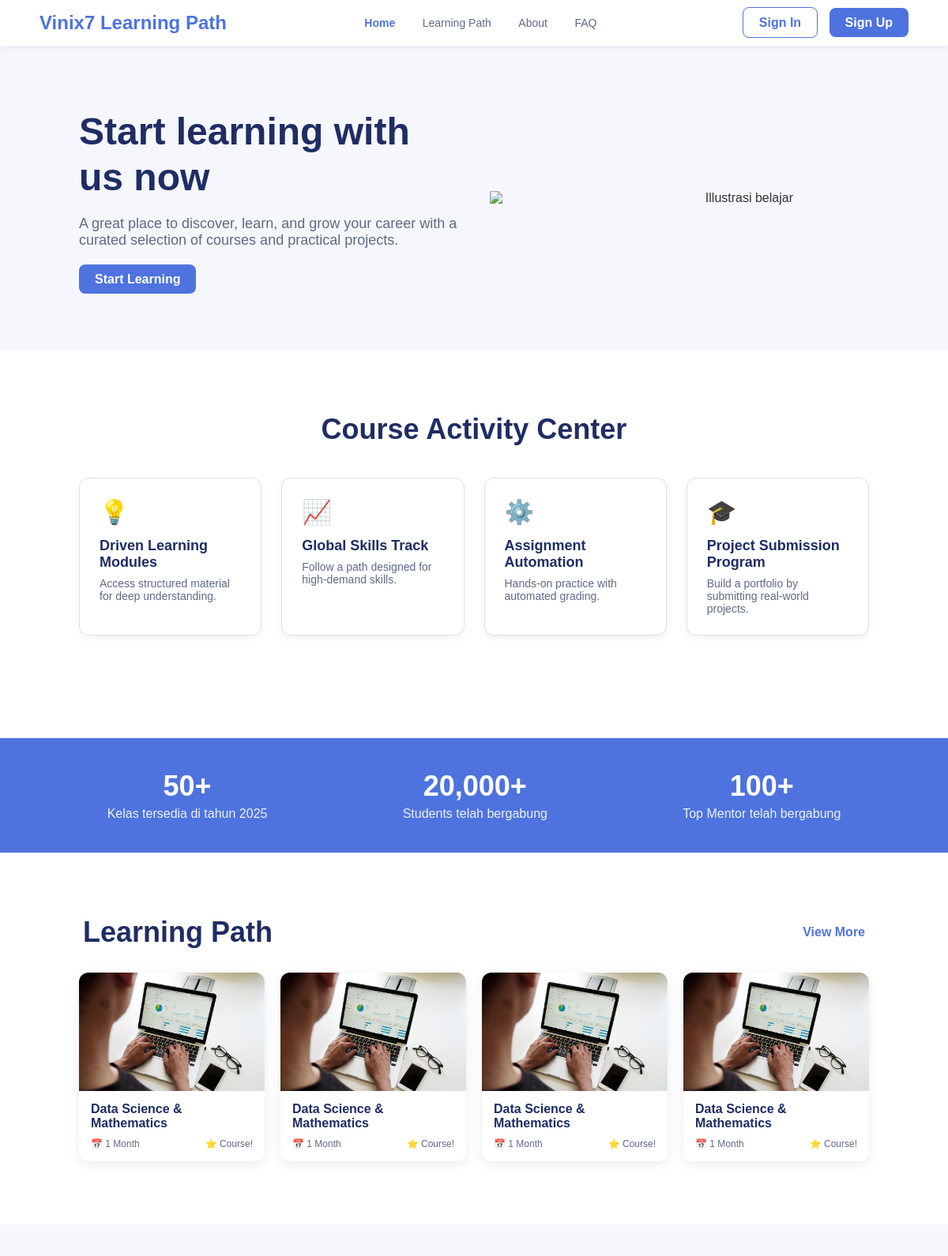
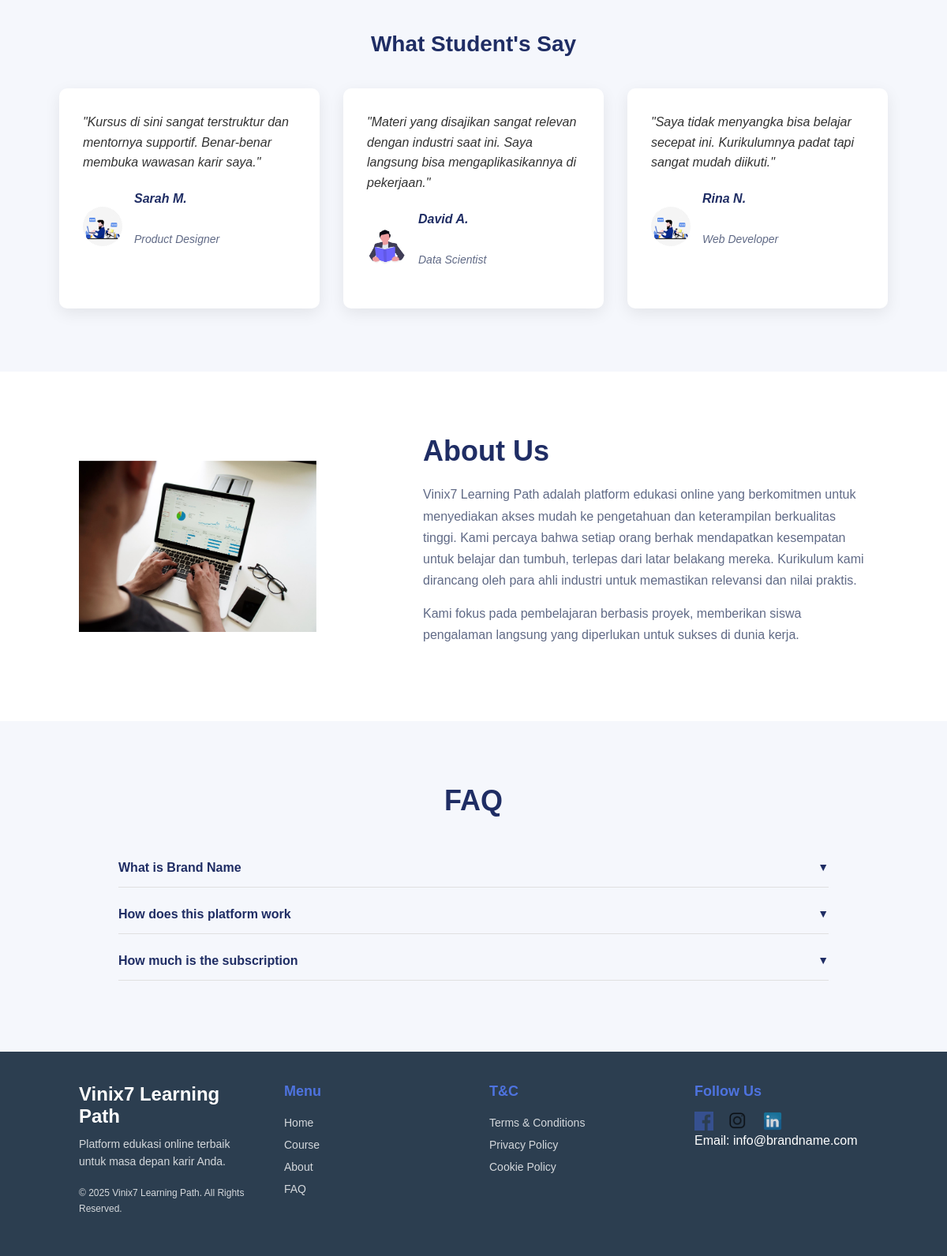
The page / on the database its author committed (2 pictures, top to bottom).
### tables this page shows
CREATE TABLE `faq` (
  `id_faq` int(11) NOT NULL,
  `questions` varchar(255) NOT NULL,
  `answer` varchar(255) NOT NULL
);

### index.php (the view, shortened to what this page needs)
<?php
require_once 'config.php';
$faq_query = "SELECT * FROM faq ORDER BY id_faq ASC";
$faq_result = mysqli_query($conn, $faq_query);
?>
<!DOCTYPE html>
<html lang="id">
<head>
    <link rel="stylesheet" href="landing.css">
</head>
<body>
<div class="navbar">
    <div class="brand">Vinix7 Learning Path</div>
    <div class="nav-menu">
        <a href="#home" class="active">Home</a>
        <a href="#courses">Learning Path</a>
        <a href="#about">About</a>
        <a href="#faq">FAQ</a>
    </div>
    <div class="nav-links">
        <?php if (isset($_SESSION['user_id'])): ?>
            <a href="dashboard.php" class="btn btn-secondary">Dashboard</a>
            <a href="logout.php" class="btn btn-primary">Logout</a>
        <?php else: ?>
            <a href="login.php" class="btn btn-secondary">Sign In</a>
            <a href="register.php" class="btn btn-primary">Sign Up</a>
        <?php endif; ?>
    </div>
</div>
<section class="hero" id="home">
    <div class="hero-content">
        <h1>Start learning with us now</h1>
        <p>A great place to discover, learn, and grow your career with a curated selection of courses and practical projects.</p>
        <a href="#courses" class="btn btn-primary">Start Learning</a>
    </div>
    <div class="hero-illustration">
        <img src="assets/images/learn.svg" alt="Illustrasi belajar" style="max-width: 80%;">
    </div>
</section>
<section class="course-activity-center" id="courses">
    <h2>Course Activity Center</h2>
    <div class="activity-grid">
        <div class="activity-item">
            <span class="icon">💡</span>
            <h3>Driven Learning Modules</h3>
            <p>Access structured material for deep understanding.</p>
        </div>
        <div class="activity-item">
            <span class="icon">📈</span>
            <h3>Global Skills Track</h3>
            <p>Follow a path designed for high-demand skills.</p>
        </div>
        <div class="activity-item">
            <span class="icon">⚙️</span>
            <h3>Assignment Automation</h3>
            <p>Hands-on practice with automated grading.</p>
        </div>
        <div class="activity-item">
            <span class="icon">🎓</span>
            <h3>Project Submission Program</h3>
            <p>Build a portfolio by submitting real-world projects.</p>
        </div>
    </div>
</section>
<section class="highlights-bar">
    <div class="highlight-item">
        <h3>50+</h3>
        <p>Kelas tersedia di tahun 2025</p>
    </div>
    <div class="highlight-item">
        <h3>20,000+</h3>
        <p>Students telah bergabung</p>
    </div>
    <div class="highlight-item">
        <h3>100+</h3>
        <p>Top Mentor telah bergabung</p>
    </div>
</section>
<section class="learning-path">
    <div class="path-header">
        <h2>Learning Path</h2>
        <a href="#" class="view-more">View More</a>
    </div>
    <div class="path-grid">
        <div class="path-card">
            <img src="assets/images/unnamed.jpg" alt="Course Thumbnail">
            <h4>Data Science & Mathematics</h4>
            <div class="path-meta">
                <span>📅 1 Month</span>
                <span>⭐ Course!</span>
            </div>
        </div>
        <div class="path-card">
            <img src="assets/images/unnamed.jpg" alt="Course Thumbnail">
            <h4>Data Science & Mathematics</h4>
            <div class="path-meta">
                <span>📅 1 Month</span>
                <span>⭐ Course!</span>
            </div>
        </div>
        <div class="path-card">
            <img src="assets/images/unnamed.jpg" alt="Course Thumbnail">
            <h4>Data Science & Mathematics</h4>
            <div class="path-meta">
                <span>📅 1 Month</span>
                <span>⭐ Course!</span>
            </div>
        </div>
        <div class="path-card">
            <img src="assets/images/unnamed.jpg" alt="Course Thumbnail">
            <h4>Data Science & Mathematics</h4>
            <div class="path-meta">
                <span>📅 1 Month</span>
                <span>⭐ Course!</span>
            </div>
        </div>
    </div>
</section>
<section class="testimonials">
    <h3>What Student's Say</h3>
    <div class="testimonial-grid">
        <div class="testimonial-card">
            <p>"Kursus di sini sangat terstruktur dan mentornya supportif. Benar-benar membuka wawasan karir saya."</p>
            <div class="student-info">
                <img src="assets/images/study2.png" alt="Avatar">
                <p><strong>Sarah M.</strong><br><span>Product Designer</span></p>
            </div>
        </div>
        <div class="testimonial-card">
            <p>"Materi yang disajikan sangat relevan dengan industri saat ini. Saya langsung bisa mengaplikasikannya di pekerjaan."</p>
            <div class="student-info">
                <img src="assets/images/study.png" alt="Avatar">
                <p><strong>David A.</strong><br><span>Data Scientist</span></p>
            </div>
        </div>
        <div class="testimonial-card">
            <p>"Saya tidak menyangka bisa belajar secepat ini. Kurikulumnya padat tapi sangat mudah diikuti."</p>
            <div class="student-info">
                <img src="assets/images/study2.png" alt="Avatar">
                <p><strong>Rina N.</strong><br><span>Web Developer</span></p>
            </div>
        </div>
    </div>
</section>
<section class="about-us" id="about">
    <div class="about-illustration">
        <img src="assets/images/unnamed.jpg" alt="About Us Illustration">
    </div>
    <div class="about-content">
        <h2>About Us</h2>
        <p>Vinix7 Learning Path adalah platform edukasi online yang berkomitmen untuk menyediakan akses mudah ke pengetahuan dan keterampilan berkualitas tinggi. Kami percaya bahwa setiap orang berhak mendapatkan kesempatan untuk belajar dan tumbuh, terlepas dari latar belakang mereka. Kurikulum kami dirancang oleh para ahli industri untuk memastikan relevansi dan nilai praktis.</p>
        <p>Kami fokus pada pembelajaran berbasis proyek, memberikan siswa pengalaman langsung yang diperlukan untuk sukses di dunia kerja.</p>
    </div>
</section>
<section class="faq" id="faq">
    <h2>FAQ</h2>
    <?php if(mysqli_num_rows($faq_result) > 0): ?>
        <?php while($faq = mysqli_fetch_assoc($faq_result)): ?>
            <div class="faq-item">
                <details>
                    <summary><?php echo htmlspecialchars($faq['questions']); ?></summary>
                </details>
            </div>
        <?php endwhile; ?>
    <?php endif; ?>
</section>
<footer>
    <div class="footer-grid">
        <div class="footer-col brand-info">
            <div class="brand-footer">Vinix7 Learning Path</div>
            <p>Platform edukasi online terbaik untuk masa depan karir Anda.</p>
            <p class="copyright">&copy; 2025 Vinix7 Learning Path. All Rights Reserved.</p>
        </div>
        <div class="footer-col links">
            <h4>Menu</h4>
            <ul>
                <li><a href="#home">Home</a></li>
                <li><a href="#courses">Course</a></li>
                <li><a href="#about">About</a></li>
                <li><a href="#faq">FAQ</a></li>
            </ul>
        </div>
        <div class="footer-col links">
            <h4>T&C</h4>
            <ul>
                <li><a href="#">Terms & Conditions</a></li>
                <li><a href="#">Privacy Policy</a></li>
                <li><a href="#">Cookie Policy</a></li>
            </ul>
        </div>
        <div class="footer-col social">
            <h4>Follow Us</h4>
            <div class="social-icons">
                <a href="#"><img src="assets/images/fb.png" alt="Facebook"></a>
                <a href="#"><img src="assets/images/ig.png" alt="Instagram"></a>
                <a href="#"><img src="assets/images/in.png" alt="LinkedIn"></a>
            </div>
            <p>Email: info@brandname.com</p>
        </div>
    </div>
</footer>
</body>
</html>

### rows shown on the page
faq: questions "What is Brand Name"
faq: questions "How does this platform work"
faq: questions "How much is the subscription"
